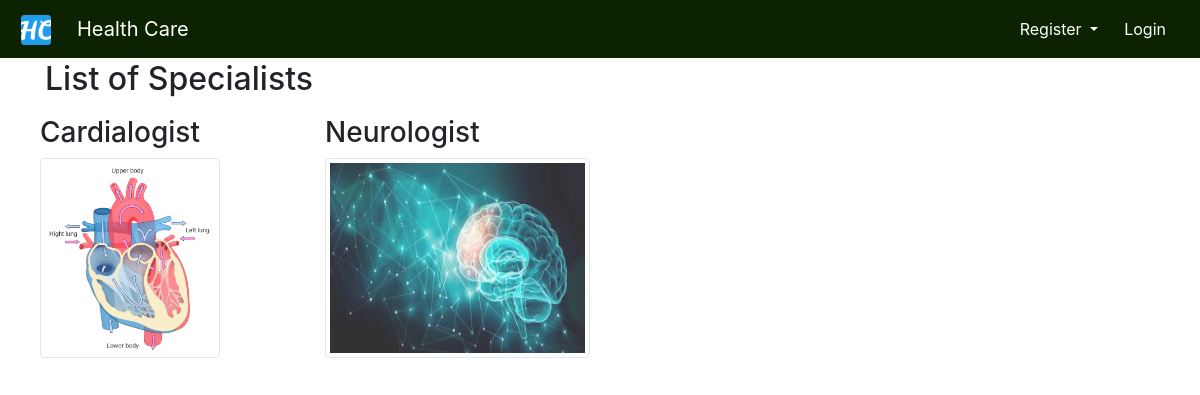
The page / on the database its author committed.
### userlogin/models.py (models this page shows, shortened)
class Specialist(models.Model):
    name = models.CharField(max_length=100)
    image = models.ImageField(upload_to="specialists")

### userlogin/views.py (the view)
# urls.py: 2. Add a URL to urlpatterns:  path('', views.home, name='home')
def home(request):
    user = request.user
    is_patient = hasattr(user, 'patient')
    is_doctor = hasattr(user, 'doctor')
    is_delivery_boy = hasattr(user, 'deliveryboy')
    specialists = Specialist.objects.all()
    if is_patient:
        return redirect('patient_profile')
    if is_doctor:
        return redirect('doctor_profile')
    return render(request, 'home.html', {'is_patient': is_patient, 'is_doctor': is_doctor, 'is_delivery_boy': is_delivery_boy, 'specialists':specialists})

### templates/home.html
{% extends 'base.html' %}
{% block content %}
<div class="container">
    <h2>List of Specialists</h2>
    <div class="row">
            {% for specialist in specialists %}
            <div class="column">
                <h3>{{ specialist.name }}</h3>
                <img src="{{ specialist.image.url }}" alt="{{ specialist.name }}" style="height:200px;" class="img-thumbnail">
        </div>
            {% endfor %}
      </div>
    </div>
{% endblock %}

### static/css/style.css (style rules this page uses)
.column { float: left; width: 25%; padding: 10px; }
.column img { opacity: 0.8; cursor: pointer; }
.row:after { content: ""; display: table; clear: both; }
body { font-family: Arial, sans-serif; background-size: cover; background-position: center center; background-repeat: no-repeat; background-attachment: fixed; }
.container { justify-content: center; width:100%; height: auto; padding: 20px; margin-top: 40px; }

### rows shown on the page
Specialist: name "Cardialogist", image (picture)
Specialist: name "Neurologist", image (picture)
